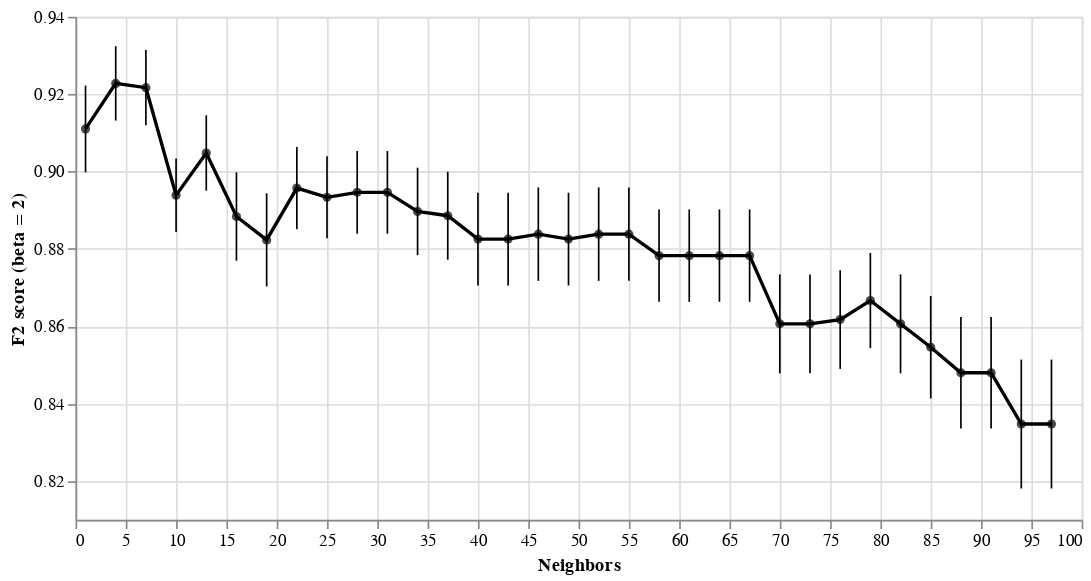

Source (notebook cell):
### Code cell
line_n_point = alt.Chart(accuracies_grid, width=600).mark_line(color="black").encode(
    x=alt.X("n_neighbors").title("Neighbors"),
    y=alt.Y("mean_test_score")
        .scale(zero=False) 
        .title("F2 score (beta = 2)")
)

error_bar = alt.Chart(accuracies_grid).mark_errorbar().encode(
    alt.Y("sem_test_score_upper:Q").scale(zero=False).title("F2 score (beta = 2)"),
    alt.Y2("sem_test_score_lower:Q"),
    alt.X("n_neighbors:Q").title("Neighbors")
)

line_n_point + line_n_point.mark_circle(color='black') + error_bar

### Figure 1 — Vega specification as saved in the notebook (floating-point values rounded to 4 significant figures)
{"$schema": "https://vega.github.io/schema/vega/v5.json", "data": [{"name": "source_0", "values": [{"mean_test_score": 0.911, "n_neighbors": 1, "sem_test_score_lower": 0.8998, "sem_test_score_upper": 0.9222}, {"mean_test_score": 0.9228, "n_neighbors": 4, "sem_test_score_lower": 0.9132, "sem_test_score_upper": 0.9324}, {"mean_test_score": 0.9217, "n_neighbors": 7, "sem_test_score_lower": 0.912, "sem_test_score_upper": 0.9314}, {"mean_test_score": 0.8939, "n_neighbors": 10, "sem_test_score_lower": 0.8844, "sem_test_score_upper": 0.9034}, {"mean_test_score": 0.9048, "n_neighbors": 13, "sem_test_score_lower": 0.8951, "sem_test_score_upper": 0.9145}, {"mean_test_score": 0.8884, "n_neighbors": 16, "sem_test_score_lower": 0.877, "sem_test_score_upper": 0.8998}, {"mean_test_score": 0.8823, "n_neighbors": 19, "sem_test_score_lower": 0.8703, "sem_test_score_upper": 0.8944}, {"mean_test_score": 0.8957, "n_neighbors": 22, "sem_test_score_lower": 0.8851, "sem_test_score_upper": 0.9064}, {"mean_test_score": 0.8933, "n_neighbors": 25, "sem_test_score_lower": 0.8827, "sem_test_score_upper": 0.9039}, {"mean_test_score": 0.8946, "n_neighbors": 28, "sem_test_score_lower": 0.8839, "sem_test_score_upper": 0.9053}, {"mean_test_score": 0.8946, "n_neighbors": 31, "sem_test_score_lower": 0.8839, "sem_test_score_upper": 0.9053}, {"mean_test_score": 0.8897, "n_neighbors": 34, "sem_test_score_lower": 0.8784, "sem_test_score_upper": 0.901}, {"mean_test_score": 0.8886, "n_neighbors": 37, "sem_test_score_lower": 0.8772, "sem_test_score_upper": 0.9}, {"mean_test_score": 0.8826, "n_neighbors": 40, "sem_test_score_lower": 0.8706, "sem_test_score_upper": 0.8945}, {"mean_test_score": 0.8826, "n_neighbors": 43, "sem_test_score_lower": 0.8706, "sem_test_score_upper": 0.8945}, {"mean_test_score": 0.8838, "n_neighbors": 46, "sem_test_score_lower": 0.8718, "sem_test_score_upper": 0.8959}, {"mean_test_score": 0.8826, "n_neighbors": 49, "sem_test_score_lower": 0.8706, "sem_test_score_upper": 0.8945}, {"mean_test_score": 0.8838, "n_neighbors": 52, "sem_test_score_lower": 0.8718, "sem_test_score_upper": 0.8959}, {"mean_test_score": 0.8838, "n_neighbors": 55, "sem_test_score_lower": 0.8718, "sem_test_score_upper": 0.8959}, {"mean_test_score": 0.8783, "n_neighbors": 58, "sem_test_score_lower": 0.8663, "sem_test_score_upper": 0.8902}, {"mean_test_score": 0.8783, "n_neighbors": 61, "sem_test_score_lower": 0.8663, "sem_test_score_upper": 0.8902}, {"mean_test_score": 0.8783, "n_neighbors": 64, "sem_test_score_lower": 0.8663, "sem_test_score_upper": 0.8902}, {"mean_test_score": 0.8783, "n_neighbors": 67, "sem_test_score_lower": 0.8663, "sem_test_score_upper": 0.8902}, {"mean_test_score": 0.8606, "n_neighbors": 70, "sem_test_score_lower": 0.8479, "sem_test_score_upper": 0.8734}, {"mean_test_score": 0.8606, "n_neighbors": 73, "sem_test_score_lower": 0.8479, "sem_test_score_upper": 0.8734}, {"mean_test_score": 0.8618, "n_neighbors": 76, "sem_test_score_lower": 0.849, "sem_test_score_upper": 0.8745}, {"mean_test_score": 0.8667, "n_neighbors": 79, "sem_test_score_lower": 0.8544, "sem_test_score_upper": 0.879}, {"mean_test_score": 0.8606, "n_neighbors": 82, "sem_test_score_lower": 0.8479, "sem_test_score_upper": 0.8734}, {"mean_test_score": 0.8546, "n_neighbors": 85, "sem_test_score_lower": 0.8414, "sem_test_score_upper": 0.8678}, {"mean_test_score": 0.848, "n_neighbors": 88, "sem_test_score_lower": 0.8336, "sem_test_score_upper": 0.8624}, {"mean_test_score": 0.848, "n_neighbors": 91, "sem_test_score_lower": 0.8336, "sem_test_score_upper": 0.8624}, {"mean_test_score": 0.8348, "n_neighbors": 94, "sem_test_score_lower": 0.8181, "sem_test_score_upper": 0.8514}, {"mean_test_score": 0.8348, "n_neighbors": 97, "sem_test_score_lower": 0.8181, "sem_test_score_upper": 0.8514}]}, {"name": "data_0", "values": [{"mean_test_score": 0.911, "n_neighbors": 1}, {"mean_test_score": 0.9228, "n_neighbors": 4}, {"mean_test_score": 0.9217, "n_neighbors": 7}, {"mean_test_score": 0.8939, "n_neighbors": 10}, {"mean_test_score": 0.9048, "n_neighbors": 13}, {"mean_test_score": 0.8884, "n_neighbors": 16}, {"mean_test_score": 0.8823, "n_neighbors": 19}, {"mean_test_score": 0.8957, "n_neighbors": 22}, {"mean_test_score": 0.8933, "n_neighbors": 25}, {"mean_test_score": 0.8946, "n_neighbors": 28}, {"mean_test_score": 0.8946, "n_neighbors": 31}, {"mean_test_score": 0.8897, "n_neighbors": 34}, {"mean_test_score": 0.8886, "n_neighbors": 37}, {"mean_test_score": 0.8826, "n_neighbors": 40}, {"mean_test_score": 0.8826, "n_neighbors": 43}, {"mean_test_score": 0.8838, "n_neighbors": 46}, {"mean_test_score": 0.8826, "n_neighbors": 49}, {"mean_test_score": 0.8838, "n_neighbors": 52}, {"mean_test_score": 0.8838, "n_neighbors": 55}, {"mean_test_score": 0.8783, "n_neighbors": 58}, {"mean_test_score": 0.8783, "n_neighbors": 61}, {"mean_test_score": 0.8783, "n_neighbors": 64}, {"mean_test_score": 0.8783, "n_neighbors": 67}, {"mean_test_score": 0.8606, "n_neighbors": 70}, {"mean_test_score": 0.8606, "n_neighbors": 73}, {"mean_test_score": 0.8618, "n_neighbors": 76}, {"mean_test_score": 0.8667, "n_neighbors": 79}, {"mean_test_score": 0.8606, "n_neighbors": 82}, {"mean_test_score": 0.8546, "n_neighbors": 85}, {"mean_test_score": 0.848, "n_neighbors": 88}, {"mean_test_score": 0.848, "n_neighbors": 91}, {"mean_test_score": 0.8348, "n_neighbors": 94}, {"mean_test_score": 0.8348, "n_neighbors": 97}]}, {"name": "data_1", "values": [{"lower_sem_test_score_upper": 0.9222, "n_neighbors": 1, "upper_sem_test_score_upper": 0.8998}, {"lower_sem_test_score_upper": 0.9324, "n_neighbors": 4, "upper_sem_test_score_upper": 0.9132}, {"lower_sem_test_score_upper": 0.9314, "n_neighbors": 7, "upper_sem_test_score_upper": 0.912}, {"lower_sem_test_score_upper": 0.9034, "n_neighbors": 10, "upper_sem_test_score_upper": 0.8844}, {"lower_sem_test_score_upper": 0.9145, "n_neighbors": 13, "upper_sem_test_score_upper": 0.8951}, {"lower_sem_test_score_upper": 0.8998, "n_neighbors": 16, "upper_sem_test_score_upper": 0.877}, {"lower_sem_test_score_upper": 0.8944, "n_neighbors": 19, "upper_sem_test_score_upper": 0.8703}, {"lower_sem_test_score_upper": 0.9064, "n_neighbors": 22, "upper_sem_test_score_upper": 0.8851}, {"lower_sem_test_score_upper": 0.9039, "n_neighbors": 25, "upper_sem_test_score_upper": 0.8827}, {"lower_sem_test_score_upper": 0.9053, "n_neighbors": 28, "upper_sem_test_score_upper": 0.8839}, {"lower_sem_test_score_upper": 0.9053, "n_neighbors": 31, "upper_sem_test_score_upper": 0.8839}, {"lower_sem_test_score_upper": 0.901, "n_neighbors": 34, "upper_sem_test_score_upper": 0.8784}, {"lower_sem_test_score_upper": 0.9, "n_neighbors": 37, "upper_sem_test_score_upper": 0.8772}, {"lower_sem_test_score_upper": 0.8945, "n_neighbors": 40, "upper_sem_test_score_upper": 0.8706}, {"lower_sem_test_score_upper": 0.8945, "n_neighbors": 43, "upper_sem_test_score_upper": 0.8706}, {"lower_sem_test_score_upper": 0.8959, "n_neighbors": 46, "upper_sem_test_score_upper": 0.8718}, {"lower_sem_test_score_upper": 0.8945, "n_neighbors": 49, "upper_sem_test_score_upper": 0.8706}, {"lower_sem_test_score_upper": 0.8959, "n_neighbors": 52, "upper_sem_test_score_upper": 0.8718}, {"lower_sem_test_score_upper": 0.8959, "n_neighbors": 55, "upper_sem_test_score_upper": 0.8718}, {"lower_sem_test_score_upper": 0.8902, "n_neighbors": 58, "upper_sem_test_score_upper": 0.8663}, {"lower_sem_test_score_upper": 0.8902, "n_neighbors": 61, "upper_sem_test_score_upper": 0.8663}, {"lower_sem_test_score_upper": 0.8902, "n_neighbors": 64, "upper_sem_test_score_upper": 0.8663}, {"lower_sem_test_score_upper": 0.8902, "n_neighbors": 67, "upper_sem_test_score_upper": 0.8663}, {"lower_sem_test_score_upper": 0.8734, "n_neighbors": 70, "upper_sem_test_score_upper": 0.8479}, {"lower_sem_test_score_upper": 0.8734, "n_neighbors": 73, "upper_sem_test_score_upper": 0.8479}, {"lower_sem_test_score_upper": 0.8745, "n_neighbors": 76, "upper_sem_test_score_upper": 0.849}, {"lower_sem_test_score_upper": 0.879, "n_neighbors": 79, "upper_sem_test_score_upper": 0.8544}, {"lower_sem_test_score_upper": 0.8734, "n_neighbors": 82, "upper_sem_test_score_upper": 0.8479}, {"lower_sem_test_score_upper": 0.8678, "n_neighbors": 85, "upper_sem_test_score_upper": 0.8414}, {"lower_sem_test_score_upper": 0.8624, "n_neighbors": 88, "upper_sem_test_score_upper": 0.8336}, {"lower_sem_test_score_upper": 0.8624, "n_neighbors": 91, "upper_sem_test_score_upper": 0.8336}, {"lower_sem_test_score_upper": 0.8514, "n_neighbors": 94, "upper_sem_test_score_upper": 0.8181}, {"lower_sem_test_score_upper": 0.8514, "n_neighbors": 97, "upper_sem_test_score_upper": 0.8181}]}], "marks": [{"type": "line", "name": "layer_0_marks", "from": {"data": "source_0"}, "sort": {"field": "datum[\"n_neighbors\"]"}, "encode": {"update": {"defined": {"signal": "isValid(datum[\"n_neighbors\"]) && isFinite(+datum[\"n_neighbors\"]) && isValid(datum[\"mean_test_score\"]) && isFinite(+datum[\"mean_test_score\"])"}, "stroke": {"value": "black"}, "description": {"signal": "\"Neighbors: \" + (format(datum[\"n_neighbors\"], \"\")) + \"; F2 score (beta = 2): \" + (format(datum[\"mean_test_score\"], \"\"))"}, "x": {"field": "n_neighbors", "scale": "x"}, "y": {"field": "mean_test_score", "scale": "y"}}}, "style": ["line"]}, {"type": "symbol", "name": "layer_1_marks", "from": {"data": "data_0"}, "encode": {"update": {"x": {"field": "n_neighbors", "scale": "x"}, "y": {"field": "mean_test_score", "scale": "y"}, "shape": {"value": "circle"}, "fill": {"value": "black"}, "ariaRoleDescription": {"value": "circle"}, "description": {"signal": "\"Neighbors: \" + (format(datum[\"n_neighbors\"], \"\")) + \"; F2 score (beta = 2): \" + (format(datum[\"mean_test_score\"], \"\"))"}, "opacity": {"value": 0.7}}}, "style": ["circle"]}, {"type": "rule", "name": "layer_2_marks", "from": {"data": "data_1"}, "encode": {"update": {"description": {"signal": "\"Neighbors: \" + (format(datum[\"n_neighbors\"], \"\")) + \"; F2 score (beta = 2): \" + (format(datum[\"lower_sem_test_score_upper\"], \"\")) + \"; upper_sem_test_score_upper: \" + (format(datum[\"upper_sem_test_score_upper\"], \"\")) + \"; sem_test_score_lower: \" + (format(datum[\"upper_sem_test_score_upper\"], \"\")) + \"; sem_test_score_upper: \" + (format(datum[\"lower_sem_test_score_upper\"], \"\"))"}, "tooltip": {"signal": "{\"sem_test_score_lower\": format(datum[\"upper_sem_test_score_upper\"], \"\"), \"sem_test_score_upper\": format(datum[\"lower_sem_test_score_upper\"], \"\"), \"Neighbors\": format(datum[\"n_neighbors\"], \"\")}"}, "stroke": {"value": "black"}, "x": {"field": "n_neighbors", "scale": "x"}, "y": {"field": "lower_sem_test_score_upper", "scale": "y"}, "y2": {"field": "upper_sem_test_score_upper", "scale": "y"}, "ariaRoleDescription": {"value": "errorbar"}}}, "style": ["rule", "errorbar-rule"]}], "scales": [{"name": "x", "type": "linear", "domain": {"fields": [{"data": "source_0", "field": "n_neighbors"}, {"data": "data_0", "field": "n_neighbors"}, {"data": "data_1", "field": "n_neighbors"}]}, "range": [0, {"signal": "width"}], "zero": false, "nice": true}, {"name": "y", "type": "linear", "domain": {"fields": [{"data": "source_0", "field": "mean_test_score"}, {"data": "data_0", "field": "mean_test_score"}, {"data": "data_1", "field": "lower_sem_test_score_upper"}, {"data": "data_1", "field": "upper_sem_test_score_upper"}]}, "range": [{"signal": "height"}, 0], "nice": true, "zero": false}], "axes": [{"scale": "x", "tickCount": {"signal": "ceil(width/40)"}, "orient": "bottom", "gridScale": "y", "domain": false, "labels": false, "ticks": false, "grid": true, "aria": false, "maxExtent": 0, "zindex": 0, "minExtent": 0}, {"scale": "y", "domain": false, "labels": false, "orient": "left", "grid": true, "ticks": false, "maxExtent": 0, "zindex": 0, "aria": false, "minExtent": 0, "tickCount": {"signal": "ceil(height/40)"}, "gridScale": "x"}, {"scale": "x", "zindex": 0, "labelOverlap": true, "tickCount": {"signal": "ceil(width/40)"}, "orient": "bottom", "grid": false, "labelFlush": true, "title": "Neighbors"}, {"scale": "y", "grid": false, "title": "F2 score (beta = 2)", "orient": "left", "zindex": 0, "tickCount": {"signal": "ceil(height/40)"}, "labelOverlap": true}], "width": 600, "padding": 5, "background": "white", "height": 300, "style": "cell"}
